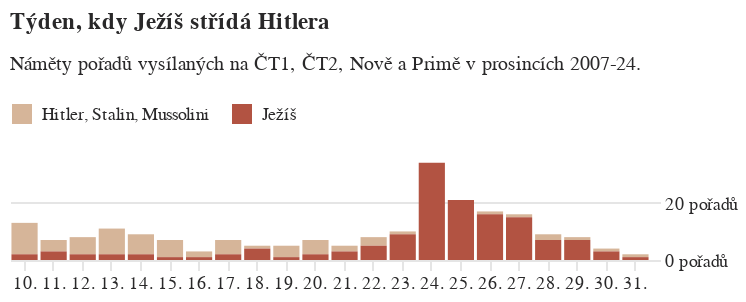

Write notebook code for a chart like this one.
### Code cell
do_grafu5 = pl.concat(
    [
        najdi_cloveka("(Hitler|Stalin|Mussolini)","Hitler, Stalin, Mussolini",kanaly=['ČT1','ČT2',"NOVA","Prima"]),
        najdi_cloveka("(Ježíš|Kristu|Kristov)","Ježíš",kanaly=['ČT1','ČT2',"NOVA","Prima"]),

    #    najdi_cloveka("Stalin","Stalin"),
    #    najdi_cloveka("Masaryk","Masaryk"),
    #    najdi_cloveka("Havel","Havel"),
    ]
)

alt.Chart(
    do_grafu5.filter((pl.col("kolikateho") <= 31) & (pl.col("kolikateho") >= 10)),
    title=alt.Title(
        "Týden, kdy Ježíš střídá Hitlera",
        subtitle=["Náměty pořadů vysílaných na ČT1, ČT2, Nově a Primě v prosincích 2007-24."]
    ),
    width=320,
    height=50
).mark_bar(
).encode(
    alt.X("kolikateho_str:N",sort=poradi_dat,title=None,axis=alt.Axis(grid=False, gridColor='#E5E5E5',labelAngle=0,labelAlign='center',tickColor='#E5E5E5')),
    alt.Y("len:Q",title=None,axis=alt.Axis(grid=True, gridColor='#E5E5E5',tickColor='#E5E5E5',labelExpr="datum.label + ' pořadů'", orient='right')),
    alt.Color("kdo:N",scale=alt.Scale(range=['#D6B599','#B25342']), legend=alt.Legend(orient='top',title=None))
).configure_view(
    stroke='transparent'
)

### Figure 1 — Vega-Lite specification as saved in the notebook (floating-point values rounded to 4 significant figures)
{"config": {"title": {"font": "Noticia Text", "fontSize": 11.5, "anchor": "start", "lineHeight": 19, "fontWeight": "bolder", "subtitleFont": "Noticia Text", "subtitleFontSize": 10, "subtitleLineHeight": 15, "subtitlePadding": 10, "dy": -10, "color": "#292829", "subtitleColor": "#292829"}, "axis": {"labelFont": "Asap", "titleFont": "Asap", "fontWeight": "lighter", "titleFontWeight": "lighter", "labelFontSize": 9, "titleFontSize": 9, "labelPadding": 2, "titlePadding": 9, "domainOpacity": 0, "tickColor": "#DCDDD6", "labelColor": "#292829"}, "legend": {"labelFont": "Asap", "labelFontWeight": "normal", "titleFont": "Asap", "titleFontWeight": "normal", "labelFontSize": 9, "titleFontSize": 9, "labelColor": "#292829"}, "view": {"stroke": "transparent"}}, "data": {"name": "data-ab89f215aa8fbb9f716ddce9245a5b56"}, "mark": {"type": "bar"}, "encoding": {"color": {"field": "kdo", "legend": {"orient": "top", "title": null}, "scale": {"range": ["#D6B599", "#B25342"]}, "type": "nominal"}, "x": {"axis": {"grid": false, "gridColor": "#E5E5E5", "labelAlign": "center", "labelAngle": 0, "tickColor": "#E5E5E5"}, "field": "kolikateho_str", "sort": ["6.", "7.", "8.", "9.", "10.", "11.", "12.", "13.", "14.", "15.", "16.", "17.", "18.", "19.", "20.", "21.", "22.", "23.", "24.", "25.", "26.", "27.", "28.", "29.", "30.", "31.", "1.", "2.", "3.", "4.", "5."], "title": null, "type": "nominal"}, "y": {"axis": {"grid": true, "gridColor": "#E5E5E5", "labelExpr": "datum.label + ' pořadů'", "orient": "right", "tickColor": "#E5E5E5"}, "field": "len", "title": null, "type": "quantitative"}}, "height": 50, "title": {"text": "Týden, kdy Ježíš střídá Hitlera", "subtitle": ["Náměty pořadů vysílaných na ČT1, ČT2, Nově a Primě v prosincích 2007-24."]}, "width": 320, "$schema": "https://vega.github.io/schema/vega-lite/v5.8.0.json", "datasets": {"data-ab89f215aa8fbb9f716ddce9245a5b56": [{"kolikateho": 10, "len": 11, "kolikateho_str": "10.", "kdo": "Hitler, Stalin, Mussolini"}, {"kolikateho": 11, "len": 4, "kolikateho_str": "11.", "kdo": "Hitler, Stalin, Mussolini"}, {"kolikateho": 12, "len": 6, "kolikateho_str": "12.", "kdo": "Hitler, Stalin, Mussolini"}, {"kolikateho": 13, "len": 9, "kolikateho_str": "13.", "kdo": "Hitler, Stalin, Mussolini"}, {"kolikateho": 14, "len": 7, "kolikateho_str": "14.", "kdo": "Hitler, Stalin, Mussolini"}, {"kolikateho": 15, "len": 6, "kolikateho_str": "15.", "kdo": "Hitler, Stalin, Mussolini"}, {"kolikateho": 16, "len": 2, "kolikateho_str": "16.", "kdo": "Hitler, Stalin, Mussolini"}, {"kolikateho": 17, "len": 5, "kolikateho_str": "17.", "kdo": "Hitler, Stalin, Mussolini"}, {"kolikateho": 18, "len": 1, "kolikateho_str": "18.", "kdo": "Hitler, Stalin, Mussolini"}, {"kolikateho": 19, "len": 4, "kolikateho_str": "19.", "kdo": "Hitler, Stalin, Mussolini"}, {"kolikateho": 20, "len": 5, "kolikateho_str": "20.", "kdo": "Hitler, Stalin, Mussolini"}, {"kolikateho": 21, "len": 2, "kolikateho_str": "21.", "kdo": "Hitler, Stalin, Mussolini"}, {"kolikateho": 22, "len": 3, "kolikateho_str": "22.", "kdo": "Hitler, Stalin, Mussolini"}, {"kolikateho": 23, "len": 1, "kolikateho_str": "23.", "kdo": "Hitler, Stalin, Mussolini"}, {"kolikateho": 24, "len": 0, "kolikateho_str": "24.", "kdo": "Hitler, Stalin, Mussolini"}, {"kolikateho": 25, "len": 0, "kolikateho_str": "25.", "kdo": "Hitler, Stalin, Mussolini"}, {"kolikateho": 26, "len": 1, "kolikateho_str": "26.", "kdo": "Hitler, Stalin, Mussolini"}, {"kolikateho": 27, "len": 1, "kolikateho_str": "27.", "kdo": "Hitler, Stalin, Mussolini"}, {"kolikateho": 28, "len": 2, "kolikateho_str": "28.", "kdo": "Hitler, Stalin, Mussolini"}, {"kolikateho": 29, "len": 1, "kolikateho_str": "29.", "kdo": "Hitler, Stalin, Mussolini"}, {"kolikateho": 30, "len": 1, "kolikateho_str": "30.", "kdo": "Hitler, Stalin, Mussolini"}, {"kolikateho": 31, "len": 1, "kolikateho_str": "31.", "kdo": "Hitler, Stalin, Mussolini"}, {"kolikateho": 10, "len": 2, "kolikateho_str": "10.", "kdo": "Ježíš"}, {"kolikateho": 11, "len": 3, "kolikateho_str": "11.", "kdo": "Ježíš"}, {"kolikateho": 12, "len": 2, "kolikateho_str": "12.", "kdo": "Ježíš"}, {"kolikateho": 13, "len": 2, "kolikateho_str": "13.", "kdo": "Ježíš"}, {"kolikateho": 14, "len": 2, "kolikateho_str": "14.", "kdo": "Ježíš"}, {"kolikateho": 15, "len": 1, "kolikateho_str": "15.", "kdo": "Ježíš"}, {"kolikateho": 16, "len": 1, "kolikateho_str": "16.", "kdo": "Ježíš"}, {"kolikateho": 17, "len": 2, "kolikateho_str": "17.", "kdo": "Ježíš"}, {"kolikateho": 18, "len": 4, "kolikateho_str": "18.", "kdo": "Ježíš"}, {"kolikateho": 19, "len": 1, "kolikateho_str": "19.", "kdo": "Ježíš"}, {"kolikateho": 20, "len": 2, "kolikateho_str": "20.", "kdo": "Ježíš"}, {"kolikateho": 21, "len": 3, "kolikateho_str": "21.", "kdo": "Ježíš"}, {"kolikateho": 22, "len": 5, "kolikateho_str": "22.", "kdo": "Ježíš"}, {"kolikateho": 23, "len": 9, "kolikateho_str": "23.", "kdo": "Ježíš"}, {"kolikateho": 24, "len": 34, "kolikateho_str": "24.", "kdo": "Ježíš"}, {"kolikateho": 25, "len": 21, "kolikateho_str": "25.", "kdo": "Ježíš"}, {"kolikateho": 26, "len": 16, "kolikateho_str": "26.", "kdo": "Ježíš"}, {"kolikateho": 27, "len": 15, "kolikateho_str": "27.", "kdo": "Ježíš"}, {"kolikateho": 28, "len": 7, "kolikateho_str": "28.", "kdo": "Ježíš"}, {"kolikateho": 29, "len": 7, "kolikateho_str": "29.", "kdo": "Ježíš"}, {"kolikateho": 30, "len": 3, "kolikateho_str": "30.", "kdo": "Ježíš"}, {"kolikateho": 31, "len": 1, "kolikateho_str": "31.", "kdo": "Ježíš"}]}}
